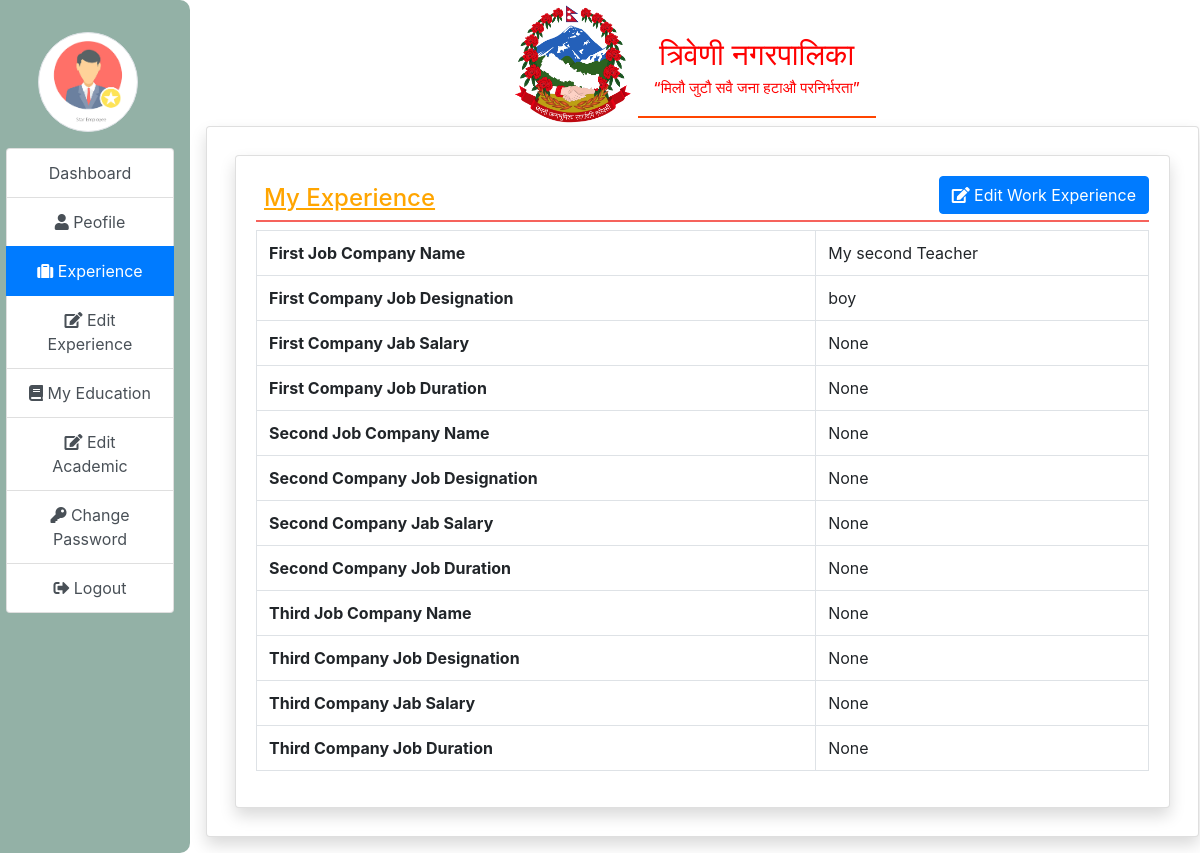
Page /my_exp/ (signed in) on the committed database.
### employees/models.py (models this page shows, shortened)
class EmployeeExp(models.Model):
     user = models.ForeignKey(User, on_delete=models.CASCADE)
     CompanyOneName = models.CharField(max_length=100,null=True)
     CompanyOneDesig = models.CharField(max_length=100,null=True)
     CompanyOneSalary = models.CharField(max_length=100,null=True)
     CompanyOneDuration = models.CharField(max_length=100,null=True)
     CompanyTwoName = models.CharField(max_length=100,null=True)
     CompanyTwoDesig = models.CharField(max_length=100,null=True)
     CompanyTwoSalary = models.CharField(max_length=100,null=True)
     CompanyTwoDuration = models.CharField(max_length=100,null=True)
     CompanyThreeName = models.CharField(max_length=100,null=True)
     CompanyThreeDesig = models.CharField(max_length=100,null=True)
     CompanyThreeSalary = models.CharField(max_length=100,null=True)
     CompanyThreeDuration = models.CharField(max_length=100,null=True)

### employees/views.py (the view)
# urls.py: path('my_exp/',my_exp,name="my_exp"),
def my_exp(request):
    if not request.user.is_authenticated:
        return redirect('emp_login')
    user = request.user
    Exp = EmployeeExp.objects.get(user = user)
    return render(request,'my_exp.html',locals())

### employees/templates/my_exp.html
{%extends 'empage_base.html'%}
{% block main %}
<div class="card shadow m-2">
    <div class="card-body">
        <a href="{% url 'my_exp_edit'%}" class="btn btn-primary float-right"> <i class="fa fa-edit"></i> Edit Work Experience</a>
        <h4 class="p-2" style="border-bottom: 2px solid #F6635C !important; text-decoration: underline; color:orange;">
            My Experience</h4>
        <div class="continer-fluid">
            <table class="table table-bordered">
                <tr>
                    <th>First Job Company  Name</th>
                    <td>{{Exp.CompanyOneName}}</td>
                </tr>
                <tr>
                    <th>First Company Job Designation</th>
                    <td>{{Exp.CompanyOneDesig}}</td>
                </tr>
                <tr>
                    <th>First Company Jab Salary</th>
                    <td>{{Exp.CompanyOneSalary}}</td>
                </tr>
                <tr>
                    <th>First Company Job Duration</th>
                    <td>{{Exp.CompanyOneDuration}}</td>
                </tr>
                <tr>
                    <th>Second Job Company  Name</th>
                    <td>{{Exp.CompanyTwoName}}</td>
                </tr>
                <tr>
                    <th>Second Company Job Designation</th>
                    <td>{{Exp.CompanyTwoDesig}}</td>
                </tr>
                <tr>
                    <th>Second Company Jab Salary</th>
                    <td>{{Exp.CompanyTwoSalary}}</td>
                </tr>
                <tr>
                    <th>Second Company Job Duration</th>
                    <td>{{Exp.CompanyTwoDuration}}</td>
                </tr>
                <tr>
                    <th>Third Job Company  Name</th>
                    <td>{{Exp.CompanyThreeName}}</td>
                </tr>
                <tr>
                    <th>Third Company Job Designation</th>
                    <td>{{Exp.CompanyThreeDesig}}</td>
                </tr>
                <tr>
                    <th>Third Company Jab Salary</th>
                    <td>{{Exp.CompanyThreeSalary}}</td>
                </tr>
                <tr>
                    <th>Third Company Job Duration</th>
                    <td>{{Exp.CompanyThreeDuration}}</td>
                </tr>
            </table>
        </div>
    </div>
</div >
{% endblock %}

### employees/templates/empage_base.html (shortened to what this page needs)
{%load static%}
<html>
<head>
<link rel="stylesheet" href="../static/css/index.css">
<link rel="stylesheet" href="https://cdn.jsdelivr.net/npm/bootstrap@4.6.2/dist/css/bootstrap.min.css">
<link rel="stylesheet" href="https://use.fontawesome.com/releases/v5.7.0/css/all.css"
>
</head>
    <body>
        <div>
            <div class="continer-fluid">
                <div class="row">
                    <div class="col-sm-2 p-3" style="background-color:#93B1A6;border-radius:10px">
                        <center><img src="../static/images/empIcon.png" class="img-thumbnail rounded-circle my-3" alt="" width="100", height="100"</center>
                        <div class="list-group" style="margin-left: 5px;">
                            <a href="{%url 'emp_home'%}" class="list-group-item list-group-item-action {%if request.path == '/emp_home/'%} active {%endif%}">Dashboard</a>
                            <a href="{%url 'emp_profile'%}" class="list-group-item list-group-item-action {%if request.path == '/emp_profile/'%} active {%endif%}"> <i class="fa fa-user" aria-hidden="true"></i> Peofile</a>
                            <a href="{%url 'my_exp'%}" class="list-group-item list-group-item-action {%if request.path == '/my_exp/'%} active {%endif%}"><i class="fa fa-suitcase " aria-hidden="true"></i> Experience</a>
                            <a href="{% url 'my_exp_edit'%}" class="list-group-item list-group-item-action {%if request.path == '/my_exp_deit/'%} active {%endif%} "><i class="fa fa-edit"></i> Edit Experience</a>
                            <a href="{% url 'my_edu'%}" class="list-group-item list-group-item-action {%if request.path == '/my_edu/'%} active {%endif%} "><i class="fa fa-book" aria-hidden="true"></i> My Education</a>
                            <a href="{% url 'my_edu_edit'%}" class="list-group-item list-group-item-action {%if request.path == '/my_edu_edit/'%} active {%endif%} "><i class="fa fa-edit"></i> Edit Academic </a>
                            <a href="{% url 'change_password'%}" class="list-group-item list-group-item-action {%if request.path == '/change_password/'%} active {%endif%}  "><i class="fa fa-key" aria-hidden="true"></i> Change Password </a>
                            <a href="{%url 'logout'%}" class="list-group-item list-group-item-action"><i class="fa fa-sign-out-alt" aria-hidden="true"></i> Logout</a>
                        </div>
                    </div>
                    <div class="col-sm-10 p-0">
                        <div class="container-fluid p-3">
                            <div class="text-center" >
                                <img src="../static/images/coatofarm.png" alt="" srcset="" width="120" height="120" style="margin-top: -50;">
                                <h5 class="navbar-brand p-3">त्रिवेणी नगरपालिका<br><span id="brand-subs">“मिलौ जुटौ सवै जना हटाऔ परनिर्भरता”</span></h5>
                            </div>
                            <div class="card shadow" style="min-height: 80vh;">
                                <div class="card-body">
                                    {% block main %}
                                    {% endblock %}
                                </div>
                            </div>
                        </div>
                    </div>
                </div>
            </div>
        </div>
    </body>
</html>

### employees/static/css/index.css (style rules this page uses)
.navbar-brand { font-weight: 500 !important; color: red !important; font-size: 30px !important; }
#brand-subs { font-size: 15px; }

### employees/templates/empage_base.html (style rules this page uses)
.navbar-brand { border-bottom: 2px solid orangered; font-weight: 500 !important; color: red !important; font-size: 30px !important; }
#brand-subs { font-size: 15px; }

### rows in the picture
EmployeeExp: CompanyOneName "My second Teacher", CompanyOneDesig "boy", CompanyOneSalary "None", CompanyOneDuration "None", CompanyTwoName "None", CompanyTwoDesig "None", CompanyTwoSalary "None", CompanyTwoDuration "None", CompanyThreeName "None", CompanyThreeDesig "None", CompanyThreeSalary "None", CompanyThreeDuration "None"
